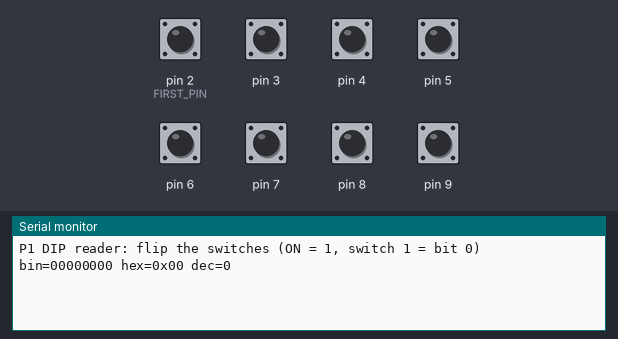
Simulated run of this sketch. Board: Arduino Uno, built with avr-gcc and run on an emulated ATmega328P. Parts: the last lines printed to the serial monitor. The test bench sets the inputs (shaded band); at power-on: pin 2 (FIRST_PIN), pin 3–9 HIGH.

Above: at 1.2 s.
1.3 s: pin 2 (FIRST_PIN) pulled LOW for 0.15 s
At 2.4 s:
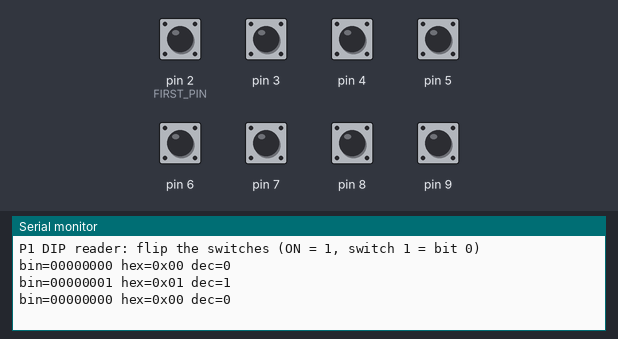
2.9 s: pin 3 pulled LOW for 0.15 s
At 3.6 s:
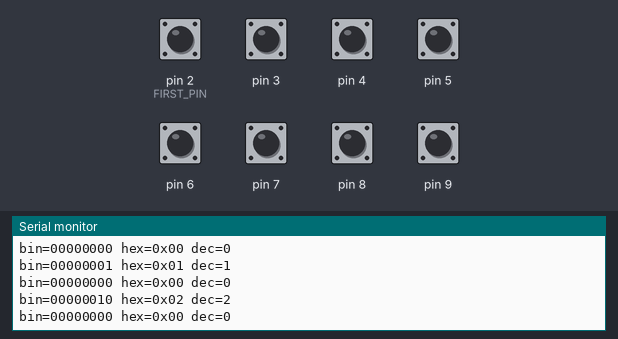
4.5 s: pin 4 pulled LOW for 0.15 s
At 5.8 s:
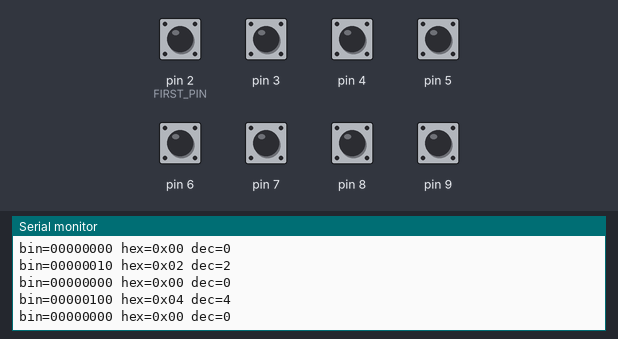
6.1 s: pin 5 pulled LOW for 0.15 s
At 7.2 s:
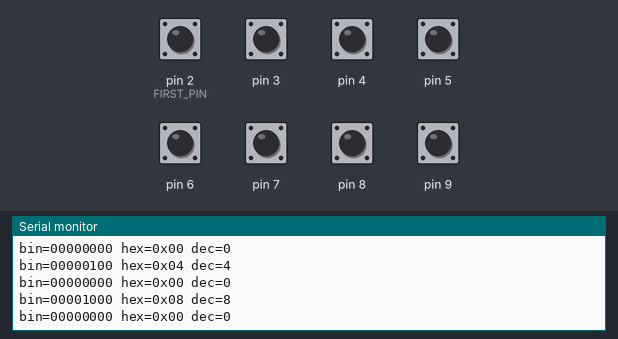
7.7 s: pin 6 pulled LOW for 0.15 s
At 8.5 s:
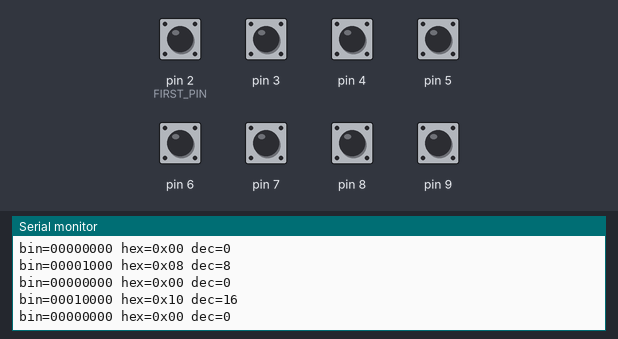
9.3 s: pin 7 pulled LOW for 0.15 s
At 10.9 s:
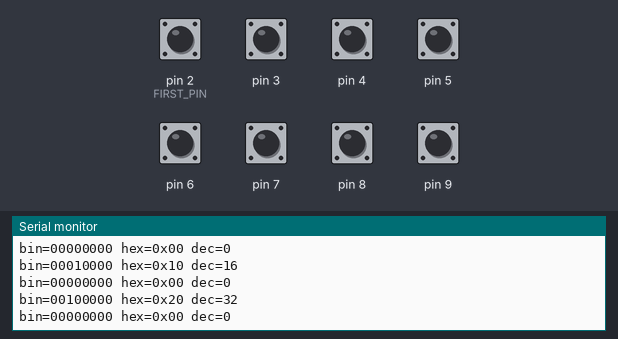
Timing chart, 0 to 11.9 s (numbered marks = the images above; inputs shaded):
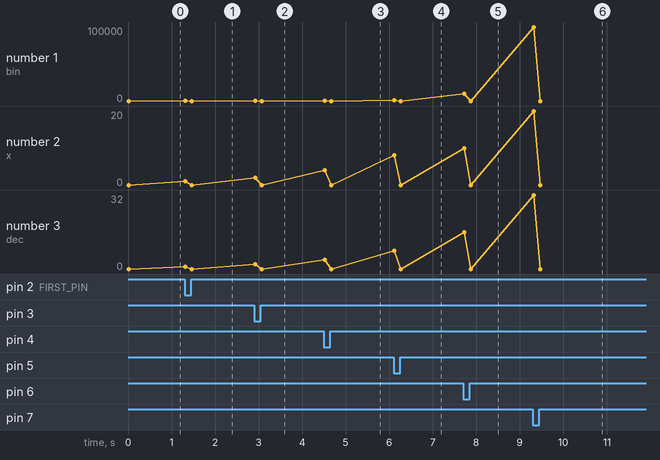

The sketch:

p01_dip_reader.ino
```cpp
// WSU-COS 209 The Circuit-to-Cloud Workshop
// Practical 1: Number systems  |  Starter sketch: DIP switch number reader (complete the TODOs)
// (c) 2026 Wellspring University, Faculty of Computing. For registered WSU-COS 209 students.
//
// Wiring (8-way DIP switch):
//   Switch 1 (bit 0) -> D2, switch 2 (bit 1) -> D3, ... switch 8 (bit 7) -> D9.
//   The other side of every switch -> GND.
//   No resistors needed: we turn on the Uno's internal pull-up resistors,
//   so an OFF switch reads HIGH and an ON switch reads LOW.
//   We want ON = 1, so the code inverts each reading.
//
// This starter prints   bin=00101101 hex=0x2D dec=45
// When you finish the TODOs it must print
//   bin=00101101 hex=0x2D dec=45 signed=45 gray=00111011 bcd=2D(valid? no)

const int FIRST_PIN = 2;      // bit 0 is on D2, bit 7 on D9
const int SETTLE_MS = 20;     // switches bounce: wait this long and read again

int lastValue = -1;           // -1 = "nothing printed yet"

// Read the 8 switches and build a number 0..255.
int readSwitches() {
  int value = 0;
  for (int bit = 0; bit < 8; bit++) {
    if (digitalRead(FIRST_PIN + bit) == LOW) {   // LOW means the switch is ON
      value = value + (1 << bit);                // 1 << bit is 2 to the power bit
    }
  }
  return value;
}

// Print a number as exactly 8 binary digits, most significant bit first.
void printBinary8(int value) {
  for (int bit = 7; bit >= 0; bit--) {
    if (value & (1 << bit)) {
      Serial.print('1');
    } else {
      Serial.print('0');
    }
  }
}

// Print one hex digit 0..F.
void printHexDigit(int digit) {
  Serial.print(digit, HEX);   // the HEX option prints 10..15 as A..F
}

void printLine(int n) {
  int high = n >> 4;          // upper nibble (4 bits)
  int low = n & 0x0F;         // lower nibble

  Serial.print("bin=");
  printBinary8(n);
  Serial.print(" hex=0x");
  printHexDigit(high);
  printHexDigit(low);
  Serial.print(" dec=");
  Serial.print(n);

  // TODO 1 (signed): print " signed=" and the two's complement value of n
  //   as an 8-bit number. Hint: if bit 7 is set the value is n - 256.

  // TODO 2 (gray): print " gray=" and the Gray code of n as 8 binary digits.
  //   Hint: gray = n ^ (n >> 1)   (^ is XOR, >> is shift right), then use printBinary8().

  // TODO 3 (BCD): print " bcd=" and the two nibbles (high, low) as digits,
  //   then "(valid? yes)" if both nibbles are 9 or less, otherwise "(valid? no)".

  Serial.println();           // end the line (remove this when TODO 3 prints the line ending)
}

void setup() {
  Serial.begin(115200);
  for (int bit = 0; bit < 8; bit++) {
    pinMode(FIRST_PIN + bit, INPUT_PULLUP);
  }
  Serial.println("P1 DIP reader: flip the switches (ON = 1, switch 1 = bit 0)");
}

void loop() {
  int value = readSwitches();
  if (value != lastValue) {
    delay(SETTLE_MS);                 // let the switch contacts stop bouncing
    if (readSwitches() == value) {    // still the same? then it is a real change
      printLine(value);
      lastValue = value;
    }
  }
}
```

Measured:
- after the input at 1.3 s, the serial monitor: prints a new line at once (image 1)
- after the input at 2.9 s, the serial monitor: prints a new line at once (image 2)
- after the input at 4.5 s, the serial monitor: prints a new line at once (image 3)
- after the input at 6.1 s, the serial monitor: prints a new line at once (image 4)
- after the input at 7.7 s, the serial monitor: prints a new line at once (image 5)
- after the input at 9.3 s, the serial monitor: prints a new line at once (image 6)
